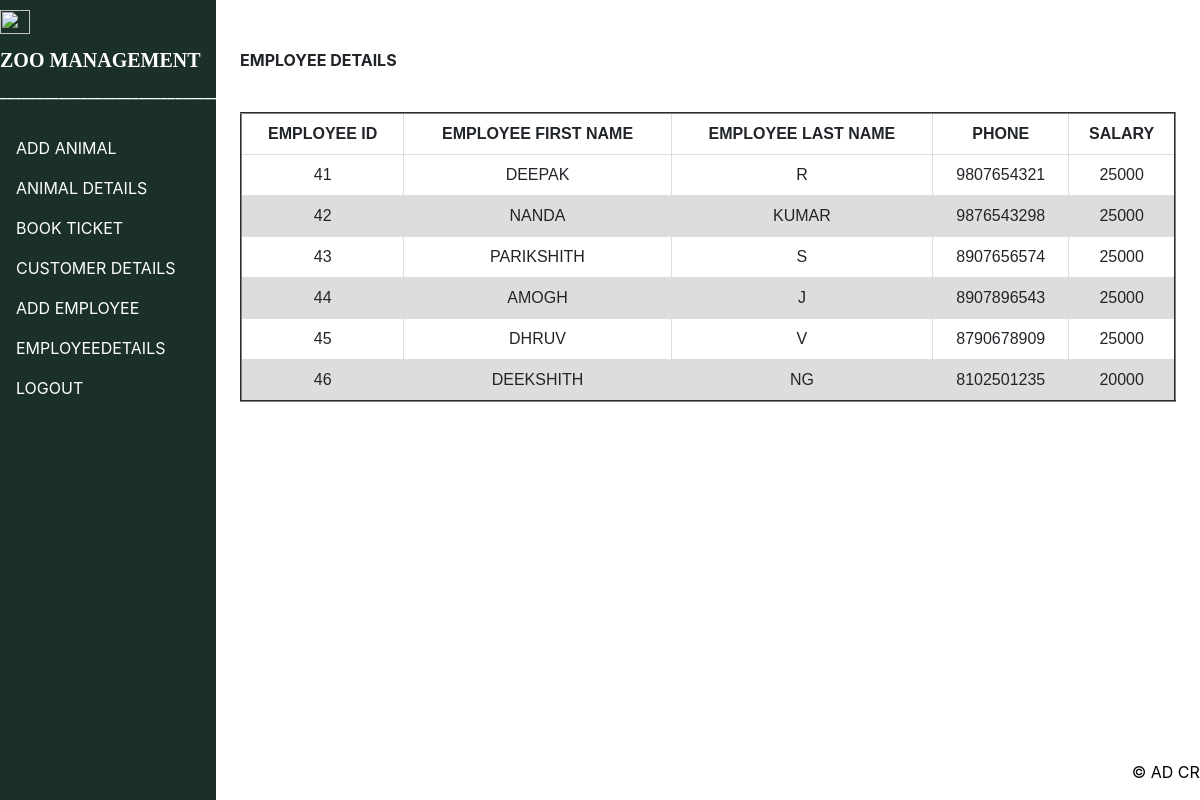
The page /admin/empdetails.php on the database its author committed.
### tables this page shows
CREATE TABLE `employee` (
  `Eid` int(15) NOT NULL,
  `EFname` varchar(30) NOT NULL,
  `ELname` varchar(30) NOT NULL,
  `Phone_No` varchar(30) NOT NULL,
  `Salary` int(11) NOT NULL,
  `passwrd` varchar(100) NOT NULL,
  `Zid` int(15) NOT NULL
);

### admin/empdetails.php (the view, shortened to what this page needs)
<!DOCTYPE html>
<html>
  <head>
    <link
      rel="stylesheet"
      href="https://maxcdn.bootstrapcdn.com/bootstrap/4.5.2/css/bootstrap.min.css"
    />
    <link href="css/style.css" rel="stylesheet" type="text/css" media="all" />
  </head>
  <body>
  <ul class="vertical">
    <li>
        <a class="navbar-brand" href="#" ><img src="https://i.pinimg.com/originals/12/67/03/12670389f6aba8da354094feb86a141b.png" alt="" width="30" height="24"></a>
        <a class="navbar-brand" href="#"><b style="font-family: sans-serifs; color:white;">ZOO MANAGEMENT</b></a>
    </li>
    <span style='color:white'>______________________________________________</span>
    <br>
    <br>
    <li class="ver"><a href="addanimal.php">ADD ANIMAL</a></li>
    <li class="ver"><a href="animaldetail.php">ANIMAL DETAILS</a></li>
    <li class="ver"><a href="bookticket.php">BOOK TICKET</a></li>
    <li class="ver"><a href="cusdetails.php">CUSTOMER DETAILS</a></li>
    <li class="ver"><a href="addemp.php">ADD EMPLOYEE</a></li>
    <li class="ver"><a href="empdetails.php">EMPLOYEEDETAILS</a></li>
    <li class="ver"><a href="../index.html">LOGOUT</a></li>
    </ul>
    <br><br>
   <p style="margin-left:20%"> <b>EMPLOYEE DETAILS</b></p>
   <br>
   <div style="margin-left:20%; margin-right:2%">
    <?php
      $con = mysqli_connect('localhost','root','','ZOO')
          or die("Unable to connect");
      $result ="SELECT * FROM employee";
      $animal = mysqli_query($con,$result);
      ?>
      <div style=''>
      <table border="2" style= "margin: 0 auto; padding-top:100px;" >
      <thead>
        <tr>
          <th>EMPLOYEE ID</th>
          <th>EMPLOYEE FIRST NAME</th>
          <th>EMPLOYEE LAST NAME</th>
          <th>PHONE</th>
          <th>SALARY</th>
        </tr>
      </thead>
      <tbody>
        <?php
          while( $row = mysqli_fetch_assoc($animal))
          {
            echo
            "<tr>
              <td>{$row['Eid']}</td>
              <td>{$row['EFname']}</td>
              <td>{$row['ELname']}</td>
              <td>{$row['Phone_No']}</td>
              <td>{$row['Salary']}</td>
            </tr>\n";
          }
        ?>
      </tbody>
    </table>
    </div>
     </div>
<div class="footer">
    <p style='border-top-color: #92a8d1;'>&copy; AD CREATIONS</p>
</div>
  </body>
</html>

### css/style.css (style rules this page uses)
* { margin:0 ; padding: 0; box-sizing: border-box; }
.footer { position: fixed; left: 0; bottom: 0; width: 100%; background-color:rgb(28, 48, 42); color: white; text-align: center; margin-top: 8px; padding-top: 7px; }

### admin/empdetails.php (style rules this page uses)
.footer { position: fixed; left: 50%; padding-left:-50px; bottom: 0; width: 100%; background-color:white; color: black; margin-top: 8px; padding-top: 7px; }
.vertical { list-style-type: none; margin: 0; padding: 0; width: 18%; background-color:rgb(28, 48, 42); position: fixed; height: 100%; overflow: auto; }
.ver a { display: block; color: white; padding: 8px 16px; text-decoration: none; }
table { font-family: arial, sans-serif; border-collapse: collapse; width: 100%; }
th { border: 1px solid #dddddd; text-align: center; padding: 8px; }
td { border: 1px solid #dddddd; text-align: center; padding: 8px; }
tr:nth-child(even) { background-color: #dddddd; }

### rows shown on the page
employee: Eid "41", EFname "DEEPAK", ELname "R", Phone_No "9807654321", Salary "25000"
employee: Eid "42", EFname "NANDA", ELname "KUMAR", Phone_No "9876543298", Salary "25000"
employee: Eid "43", EFname "PARIKSHITH", ELname "S", Phone_No "8907656574", Salary "25000"
employee: Eid "44", EFname "AMOGH", ELname "J", Phone_No "8907896543", Salary "25000"
employee: Eid "45", EFname "DHRUV", ELname "V", Phone_No "8790678909", Salary "25000"
employee: Eid "46", EFname "DEEKSHITH", ELname "NG", Phone_No "8102501235", Salary "20000"
